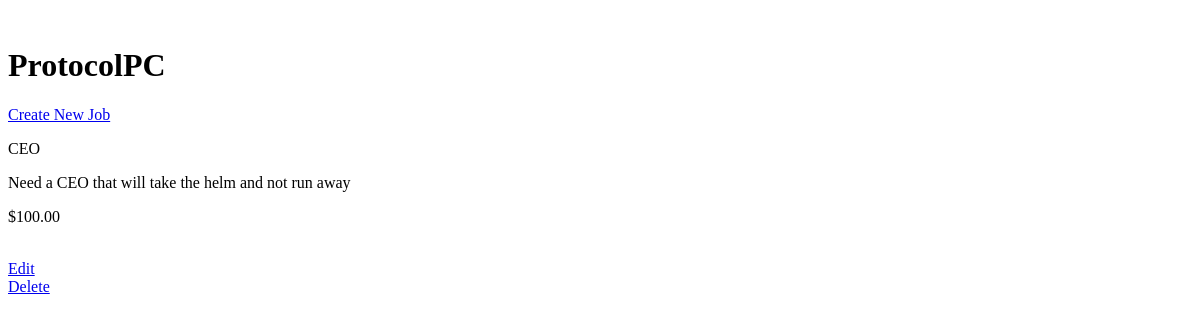
The app's page /companies/1, older data.
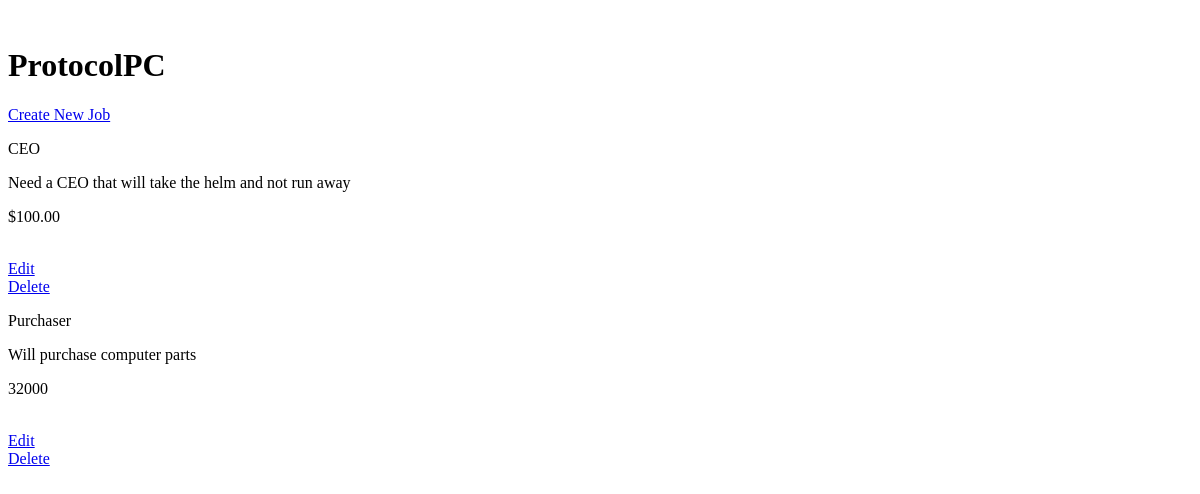
The same page, newer data.
### database_setup.py (models this page shows)
class Company(Base):
    __tablename__ = 'company'
    id = Column(Integer, primary_key=True)
    name = Column(String(80), nullable=False)
    slogan = Column(String(250), nullable=False)

class Item(Base):
    __tablename__ = 'job_title'
    job_title = Column(String(80), nullable=False)
    id = Column(Integer, primary_key=True)
    job_description = Column(String(250))
    salary = Column(String(8))
    company_id = Column(Integer, ForeignKey('company.id'))
    company = relationship(Company)

### application.py (the view)
@app.route('/')
@app.route('/companies/<int:company_id>')
def single_company(company_id):
    company = session.query(Company).filter_by(id=company_id).one()
    jobs = session.query(Item).filter_by(company_id=company_id)
    return render_template('company.html', company=company, jobs=jobs)

### templates/company.html (shortened to what this page needs)
<!DOCTYPE html>
<html lang="en">
<head>
</head>
<br>
<h1>{{company.name}}</h1>
<body>
<a href="{{url_for('new_company_job', company_id = company.id) }}">Create New Job</a>
{% for i in jobs %}
<br>
    <p>{{i.job_title}}</p>
    <p>{{i.job_description}}</p>
    <p> {{i.salary}} </p>
        <a href="{{url_for('edit_job_item', company_id=company.id, job_id=i.id)}}">Edit</a>
    <a href="{{url_for('delete_job_item', company_id=company.id, job_id=i.id)}}">Delete</a>
{% endfor %}
</body>
</html>

Row changes from the older to the newer data that the page shows:
added Item: job_title "Purchaser", job_description "Will purchase computer parts", salary "32000"
